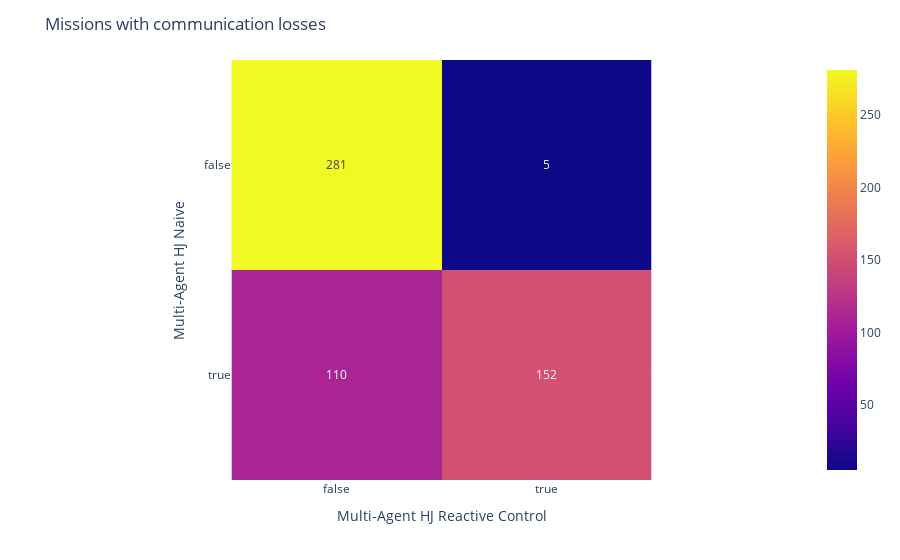

Write notebook code for a chart like this one.
### Markdown cell above
+ Missions with communication losses

### Code cell
fig_conf_react_comm_loss= plot_confusion_matrix(metrics_hj_naive["Isolated_platform_metric"]>0, 
                        metrics_hj_reactive["Isolated_platform_metric"]>0, 'Multi-Agent HJ Naive', 
                        'Multi-Agent HJ Reactive Control', title_name="Missions with communication losses")

### Figure 1 — Plotly figure (JSON) as saved in the notebook; plotly's stock layout.template omitted (floating-point values rounded to 4 significant figures)
{"data": [{"coloraxis": "coloraxis", "hovertemplate": "Multi-Agent HJ Reactive Control: %{x}<br>Multi-Agent HJ Naive: %{y}<br>color: %{z}<extra></extra>", "name": "0", "texttemplate": "%{z}", "type": "heatmap", "x": [false, true], "xaxis": "x", "y": [false, true], "yaxis": "y", "z": [[281, 5], [110, 152]]}], "layout": {"coloraxis": {"colorscale": [[0, "#0d0887"], [0.1111, "#46039f"], [0.2222, "#7201a8"], [0.3333, "#9c179e"], [0.4444, "#bd3786"], [0.5556, "#d8576b"], [0.6667, "#ed7953"], [0.7778, "#fb9f3a"], [0.8889, "#fdca26"], [1, "#f0f921"]]}, "margin": {"t": 60}, "title": {"text": "Missions with communication losses"}, "xaxis": {"anchor": "y", "constrain": "domain", "domain": [0, 1], "scaleanchor": "y", "title": {"text": "Multi-Agent HJ Reactive Control"}}, "yaxis": {"anchor": "x", "autorange": "reversed", "constrain": "domain", "domain": [0, 1], "title": {"text": "Multi-Agent HJ Naive"}}}}
